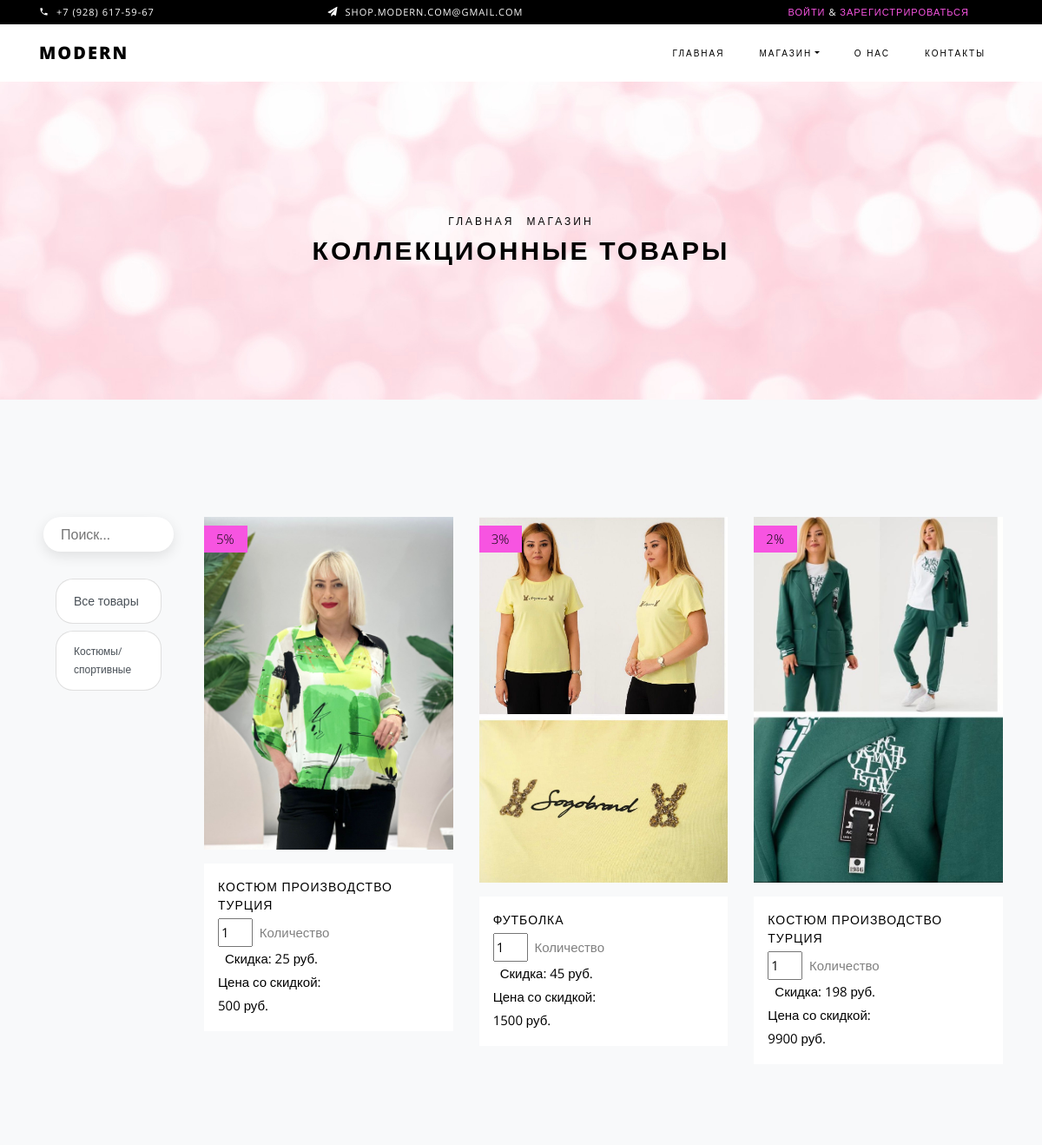
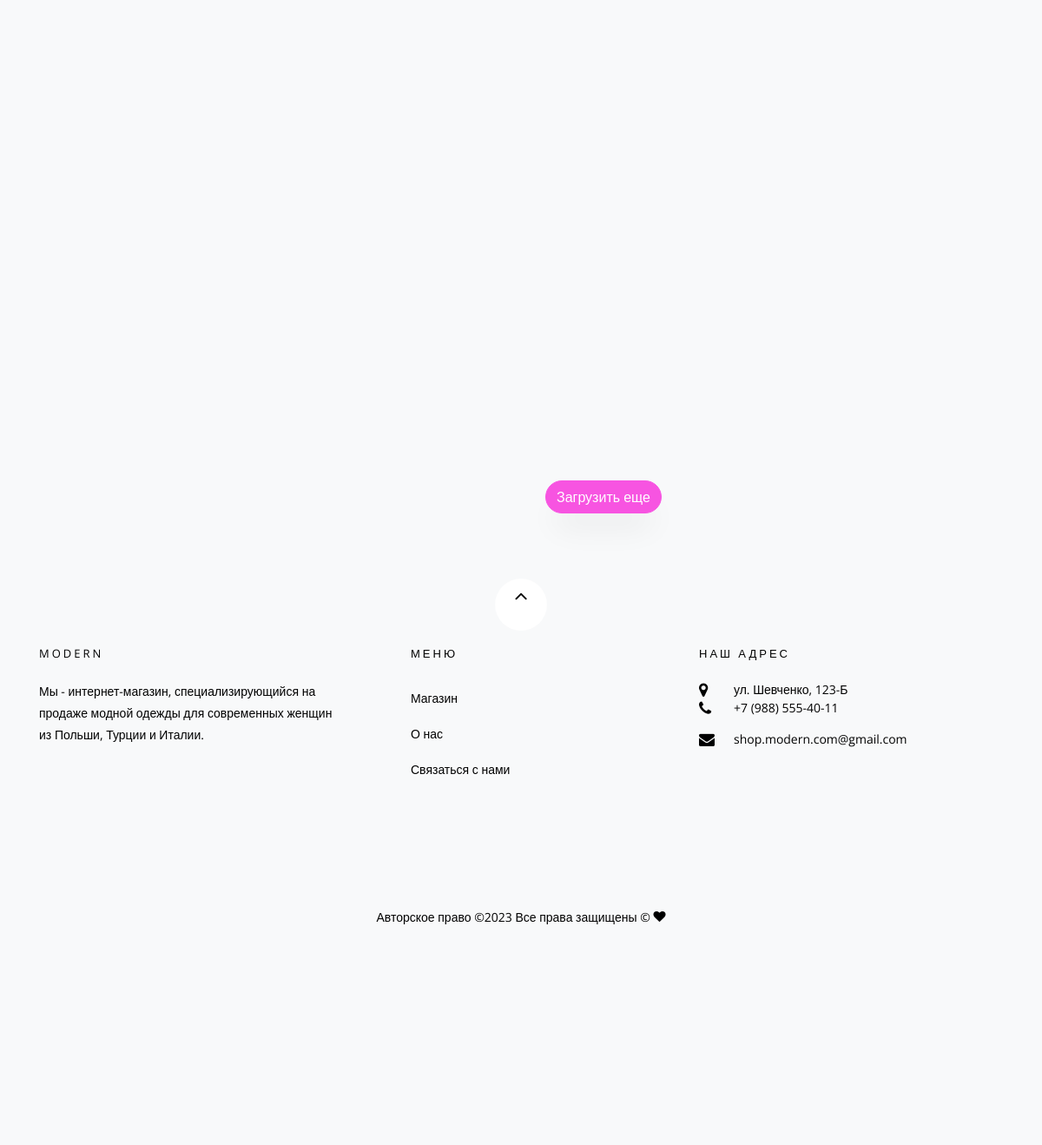
The app's page /shop/ with its own data (2 pictures, top to bottom).
### shop/models.py (models this page shows, shortened)
class Product(models.Model):
    class TypeMis(models.TextChoices):
        KOST = 'Костюмы/спортивные', ('Костюмы/спортивные')
        KLASTIK = 'Костюмы/классические', ('Костюмы/классические')
        KOFTI = 'Кофты', ('Кофты')
        BLUZI = 'Блузы', ('Блузы')
        FUTBOLKI = 'Футболки', ('Футболки')
        BRYUKI = 'Брюки', ('Брюки')
        YUBKI = 'Юбки', ('Юбки')
        PLATEY = 'Платья', ('Платья')
        XUDI = 'Худи', ('Худи')
        SVITER = 'Свитера', ('Свитера')
        ZHAKETI = 'Жакеты', ('Жакеты')
        VETROVKI = 'Ветровки', ('Ветровки')
        KURTKI = 'Куртки', ('Куртки')
        PUXOVIKI = 'Пуховики', ('Пуховики')
    name = models.CharField(max_length=255, verbose_name='Наименование товара')
    type_mis = models.CharField(max_length=50,choices=TypeMis.choices, default=TypeMis.KOST, verbose_name='Вид товара')
    code = models.CharField(max_length=255, verbose_name='Код товара')
    price = models.DecimalField(max_digits=20, decimal_places=0, verbose_name='Цена')
    Discount = models.DecimalField(max_digits=20, decimal_places=0, verbose_name='Скидка в %')
    image_url = models.URLField(blank=True, null=True, verbose_name='url изображения')
    image = models.ImageField('Изображение', upload_to='img', null=True, blank=True)
    note = models.TextField(blank=True, null=True, verbose_name='записка')
    time = models.DateTimeField(default=timezone.now)
    class Meta:
        ordering = ['pk']
        verbose_name_plural = 'Товары'

### shop/views.py (the view, shortened to what this page needs)
# urls.py: path('shop/', views.ProductsListView.as_view(), name='shop'),
class ProductsListView(ListView):
    model = Product
    template_name = 'shop/shop.html'
    ordering = ["-time"]
    paginate_by = 6 # количество продуктов, которые будут отображаться на странице.
    context_object_name = 'products'
    paginate_by = 6
    def get_context_data(self, **kwargs):
        context = super().get_context_data(**kwargs)
        context['load_more'] = self.request.GET.get('load_more', '')
        return context

### shop/context_processors.py (called while the page is built)
def cart_items(request):
    if request.user.is_authenticated:
        cart_items = OrderItem.objects.filter(order__user=request.user, order__status=Order.STATUS_CART)
        cart_count = cart_items.count()
    else:
        cart_count = 0
    return {'cart_count': cart_count}

### templates/shop/shop.html (shortened to what this page needs)
{% extends 'base.html' %}
{% load static %}
{% load mathfilters %}
{% block container %}
  <div class="hero-wrap hero-bread" style="background-image: url('/static/images/bg_6.jpg');">
    <div class="container">
      <div class="row no-gutters slider-text align-items-center justify-content-center">
        <div class="col-md-9 ftco-animate text-center">
        	<p class="breadcrumbs"><span class="mr-2"><a href="/">Главная</a></span> <span>Магазин</span></p>
          <h1 class="mb-0 bread">Коллекционные товары</h1>
        </div>
      </div>
    </div>
  </div>
	<div class="ftco-section bg-light" >
    	<div class="container">
    		<div class="row">
    			<div class="col-md-8 col-lg-10 order-md-last">
    				<div class="row">
						{% for product in object_list %}
							<section id="{{ product.name }}" class="col-sm-6 col-md-6 col-lg-4 ftco-animate item  {{ product.type_mis }}">
									<form method="post" action="{% url 'add_item_to_cart' product.pk %}">
										<div class="product ">
											<p  class="img-prod"><img style="cursor: pointer;" class="img-fluid" src="{% if product.image %}{{product.image.url}}{% else %}{{product.image_url}}{% endif %}" alt="Colorlib Template">
												<span class="status">{{ product.Discount }}%</span>
											</p>
											<div class="text py-3 px-3">
												<h3><a href="{% url 'shop_detail' product.pk %}">{{ product.name}} </a></h3>
												<input style="width: 40px;" type="number" name="quantity" value="1" min="1"
													   required id="id_quantity"/>&nbsp; Количество
												<div class="d-flex">
													<div class="pricing">
														<p class="price"><span class="price-sale"> Скидка: {{product.price|div:100|mul:product.Discount }} руб.</span></p>
														<p class="price"><span class="price-sale"> Цена со скидкой: {{product.price }} руб.</span></p>
													</div>
												</div>
											</div>
										</div>
									</form>
							</section>
						{% endfor %}
						<br></br>
		    		</div>
					{% if page_obj.has_next %}
						<div class="text-center">
							<a href="?page={{ page_obj.next_page_number }}&load_more={{ load_more }}" class="btn btn-primary mt-3">Загрузить еще</a>
						</div>
				    {% endif %}
		    	</div>
		    	<div class="col-md-4 col-lg-2 sidebar">
		    		<div class="sidebar-box-2">
		    			<div class="search-box">
							<input type="text" class="container content product_search ftco-animate" id="product_search" placeholder="Поиск..." /><br>
						</div>
    					<div class="container content2 ">
							<div class="row">
								<div class="col-md-auto">
									<div class="list-group" >
										<ul class="listProduct list d-flex  justify-content-start ftco-animate  flex-wrap" id="listProduct" >
											<br>
										  <a href="{% url 'shop' %}" class="list-group-item m-1 list-group-item-action type-mis ftco-animate">Все товары</a>
					                      <li class="list-group-item m-1 list-group-item-action  type-mis ftco-animate">Костюмы/спортивные</li>
					                      <br>
			                    	</ul>
									</div>
								</div>
							</div>
						</div>
    				</div>
    			</div>
    	</div>
	</div>
{% endblock container %}

### templates/base.html (shortened to what this page needs)
{% load static %}
<!DOCTYPE html>
<html lang="ru">
  <head>
    <link rel="stylesheet" href="{% static '/css/open_iconic_bootstrap.css' %}">
    <link rel="stylesheet" href="{% static '/css/animate.css' %}">
    <link rel="stylesheet" href=" {% static '/css/owl.carousel.min.css' %}">
    <link rel="stylesheet" href="{% static '/css/owl.theme.default.min.css' %}">
    <link rel="stylesheet" href="{% static '/css/magnific-popup.css' %}">
    <link rel="stylesheet" href="{% static '/css/aos.css' %}">
    <link rel="stylesheet" href="{% static '/css/ionicons.min.css' %}">
    <link rel="stylesheet" href="{% static '/css/bootstrap-datepicker.css' %}">
    <link rel="stylesheet" href="{% static '/css/jquery.timepicker.css' %}">
    <link rel="stylesheet" href="{% static '/css/flaticon.css' %}">
    <link rel="stylesheet" href="{% static '/css/icomoon.css' %}">
    <link rel="stylesheet" href="{% static '/css/style.css' %}">
    <link rel='stylesheet' href='https://cdnjs.cloudflare.com/ajax/libs/font-awesome/4.7.0/css/font-awesome.min.css'>
  </head>
  <body class="goto-here">
		<div class="py-1 bg-black">
    	<div class="container">
    		<div class="row no-gutters d-flex align-items-start align-items-center px-md-0">
	    		<div class="col-lg-12 d-block">
		    		<div class="row d-flex">
		    			<div class="col-md pr-4 d-flex topper align-items-center">
					    	<div class="icon mr-2 d-flex justify-content-center align-items-center"><span class="icon-phone2"></span></div>
						    <span class="text">+7 (928) 617-59-67</span>
					    </div>
					    <div class="col-md pr-4 d-flex topper align-items-center">
					    	<div class="icon mr-2 d-flex justify-content-center align-items-center"><span class="icon-paper-plane"></span></div>
						    <span class="text">shop.modern.com@gmail.com</span>
					    </div>
					    <div class="col-md-5 pr-4 d-flex topper align-items-center text-lg-right ">
                {% if user.is_authenticated %}
                <div class="dropdown text">
                  <button class="btn btn-secondary dropdown-toggle " type="button" id="dropdownMenuButton" data-toggle="dropdown" aria-haspopup="true" aria-expanded="false">
                    {{user.username}}
                  </button>
                  <div class="dropdown-menu" aria-labelledby="dropdownMenuButton">
                    <a class="dropdown-item" href="{% url 'logout' %}">Выйти</a>
                    {% if user.is_staff %}
                      <a class="dropdown-item" href="http://127.0.0.1:8000/admin/">Админ</a>
                    {% endif %}
                  </div>
                </div>
                {% else %}
                  <span class="text"><a href="{% url 'login' %}"> Войти</a> &amp; <a href="{% url 'register' %}">Зарегистрироваться </a></span>
                {% endif %}
					    </div>
				    </div>
			    </div>
		    </div>
		  </div>
    </div>
    <nav class="navbar navbar-expand-lg navbar-dark ftco_navbar bg-dark ftco-navbar-light" id="ftco-navbar">
	    <div class="container">
	      <a class="navbar-brand" href="/">Modern</a>
	      <div class="collapse navbar-collapse" id="ftco-nav">
	        <ul class="navbar-nav ml-auto">
	          <li class="nav-item active"><a href="/" class="nav-link">Главная</a></li>
	          <li class="nav-item dropdown">
              <a class="nav-link dropdown-toggle" href="#" id="dropdown04" data-toggle="dropdown" aria-haspopup="true" aria-expanded="false">Магазин</a>
            </li>
	          <li class="nav-item"><a href="{% url 'about' %}" class="nav-link">О нас</a></li>
	          <li class="nav-item"><a href="{% url 'contact' %}" class="nav-link">Контакты</a></li>
	        </ul>
	      </div>
	    </div>
	  </nav>
{% block container %}
{% endblock container %}
<br></br>
<footer class="ftco-footer bg-light ftco-section">
  <div class="container">
  	<div class="row">
  		<div class="mouse">
        <br></br>
				<a href="#" class="mouse-icon">
					<div class="mouse-wheel"><span class="ion-ios-arrow-up"></span></div>
				</a>
			</div>
  	</div>
    <div class="row mb-5">
      <div class="col-md">
        <div class="ftco-footer-widget mb-4">
          <h2 class="ftco-heading-2">Modern</h2>
          <p>Мы - интернет-магазин, специализирующийся на продаже модной одежды для современных женщин из Польши, Турции и Италии.</p>
          <ul class="ftco-footer-social list-unstyled float-md-left float-lft mt-5">
          </ul>
        </div>
      </div>
      <div class="col-md">
        <div class="ftco-footer-widget mb-4 ml-md-5">
          <h2 class="ftco-heading-2">Меню</h2>
          <ul class="list-unstyled">
            <li><a href="{% url 'shop' %}" class="py-2 d-block">Магазин</a></li>
            <li><a href="{% url 'about' %}" class="py-2 d-block">О нас</a></li>
            <li><a href="{% url 'contact' %}" class="py-2 d-block">Связаться с нами</a></li>
          </ul>
        </div>
      </div>
      <div class="col-md">
        <div class="ftco-footer-widget mb-4">
        	<h2 class="ftco-heading-2">Наш адрес</h2>
        	<div class="block-23 mb-3">
            <ul>
              <li><span class="icon icon-map-marker"></span><span class="text">ул. Шевченко, 123-Б</span></li>
              <li><a href="#"><span class="icon icon-phone"></span><span class="text">+7 (988) 555-40-11</span></a></li>
              <li><a href="#"><span class="icon icon-envelope"></span><span class="text">shop.modern.com@gmail.com</span></a></li>
            </ul>
          </div>
        </div>
      </div>
    </div>
    <div class="row">
      <div class="col-md-12 text-center">
        <p>
				  Авторское право &copy;<script>document.write(new Date().getFullYear());</script> Все права защищены  &copy; <i class="icon-heart color-danger" aria-hidden="true"></i>
				</p>
      </div>
    </div>
  </div>
</footer>
  </body>
</html>

### static/css/icomoon.css (style rules this page uses)
[class^="icon-"], [class*=" icon-"] { font-family: 'icomoon' !important; speak: none; font-style: normal; font-weight: normal; font-variant: normal; text-transform: none; line-height: 1; -webkit-font-smoothing: antialiased; -moz-osx-font-smoothing: grayscale; }
.icon-heart:before { content: "\f004"; }
.icon-map-marker:before { content: "\f041"; }
.icon-phone:before { content: "\f095"; }
.icon-envelope:before { content: "\f0e0"; }
.icon-paper-plane:before { content: "\f1d8"; }
.icon-phone2:before { content: "\e0cd"; }

### records on screen
Product: image (picture), Discount "5", name "КОСТЮМ ПРОИЗВОДСТВО ТУРЦИЯ", price|div "25", price "500"
Product: image (picture), Discount "3", name "ФУТБОЛКА", price|div "45", price "1500"
Product: image (picture), Discount "2", name "КОСТЮМ ПРОИЗВОДСТВО ТУРЦИЯ", price|div "198", price "9900"
